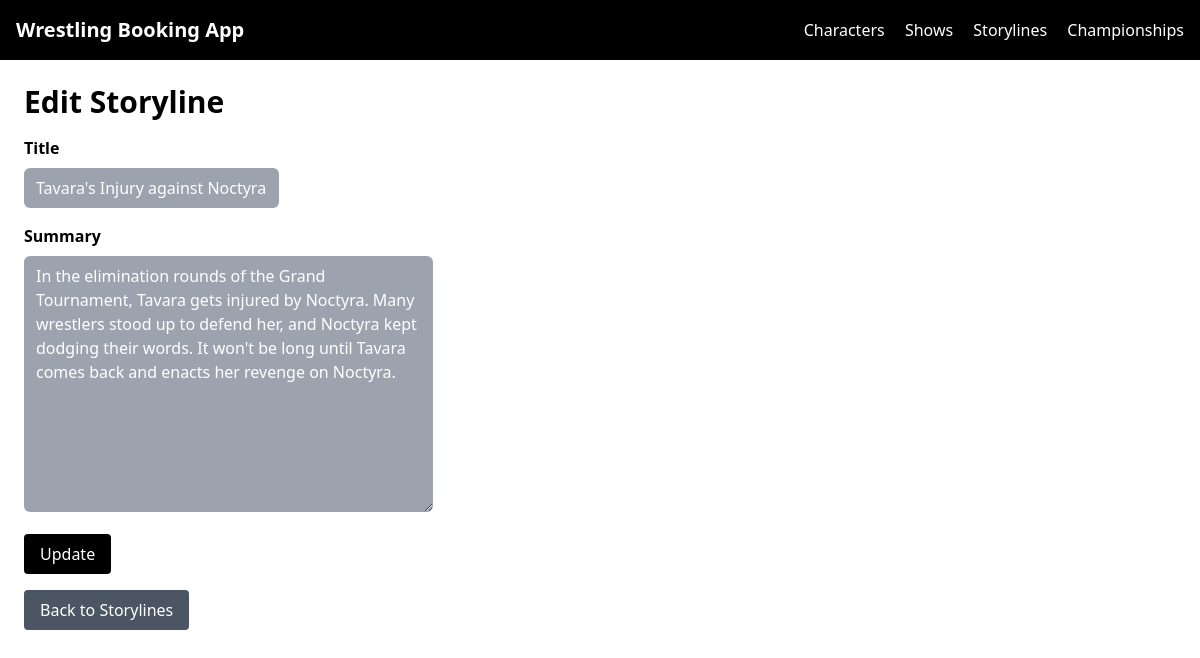
Screenshot of /storylines/2/edit/ with the database file from the repository.
### storylines/models.py (models this page shows, shortened)
class Storyline(models.Model):
    title = models.CharField(max_length=200)
    summary = models.TextField(blank=True)
    is_active = models.BooleanField(default=True)
    created_at = models.DateTimeField(auto_now_add=True)

### storylines/views.py (the view)
# urls.py: path("<int:pk>/edit/", StorylineUpdateView.as_view(), name="storyline-edit"),
class StorylineUpdateView(UpdateView):
    model = Storyline
    form_class = StorylineForm
    template_name = "storylines/storyline_form.html"
    success_url = reverse_lazy("storyline-list")

### storylines/forms.py
class StorylineForm(forms.ModelForm):
    class Meta:
        model = Storyline
        fields = ["title", "summary"]
    def __init__(self, *args, **kwargs):
        super().__init__(*args, **kwargs)
        for name, field in self.fields.items():
            if isinstance(field.widget, forms.CheckboxSelectMultiple):
                field.widget.attrs.update({"class": "space-y-2"})
            elif isinstance(field.widget, forms.CheckboxInput):
                field.widget.attrs.update({"class": "h-5 w-5 text-blue-600"})
            else:
                field.widget.attrs.update({
                    "class": (
                        "w-half rounded-md px-3 py-2 text-white"
                        " bg-gray-400 dark:bg-gray-700"
                        " focus:outline-none focus:ring-2 focus:ring-blue-500"
                    )
                })

### storylines/templates/storylines/storyline_form.html (shortened to what this page needs)
{% extends "base.html" %}
{% block content %}
<h1 class="text-3xl font-bold mb-4">
    {% if view.object %}Edit Storyline{% else %}Add Storyline{% endif %}
</h1>
<form method="post" class="space-y-4">
    {% for field in form %}
        <div class="mb-4">
            <label class="block font-semibold mb-2">
            {{ field.label }}
            </label>
            {{ field }}
        </div>
    {% endfor %}
    <button type="submit" class="bg-black text-white px-4 py-2 rounded">
        {% if view.object %}Update{% else %}Create{% endif %}
    </button>
</form>
<button onclick="window.location='{% url 'storyline-list' %}'" class="bg-gray-600 text-white px-4 py-2 rounded mt-4 inline-block cursor-pointer">Back to Storylines</button>
{% endblock %}

### rows the page displays
Storyline: form "Tavara's Injury against Noctyra" "In the elimination rounds of the Grand Tournament, Tavara gets injured by Noctyra. Many wrestlers stood up to defend her, and Noctyra kept dodging their words. It won't be long until Tavara comes back and enacts her revenge on Noctyra."

### other values shown
{{ field.label }} "Title" "Summary"
